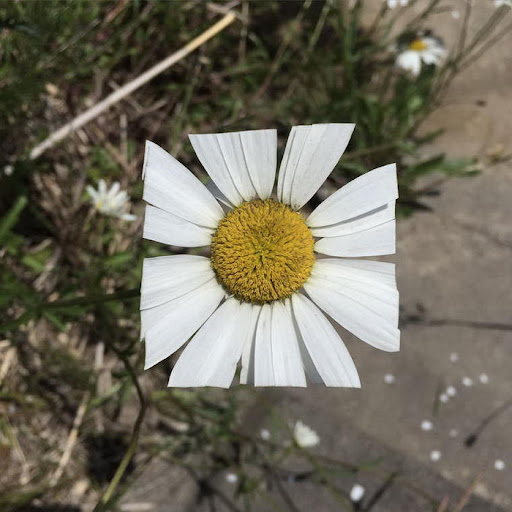
#> input picture img2.jpg, 512 x 512 px
$ python filter.py
#> lines starting #> are read from the running program, lines starting #| are printed output that depends on the picture
from PIL import Image
import numpy as np


def get_average_intensity(a, b, size):
    avg_intensity = np.sum(arr[a: a + size, b: b + size])
    return int(avg_intensity // 3 // (size * size))


def paint(gray, size):
    rows = width - size + 1
    columns = height - size + 1
    for a in range(0, rows, size):
        for b in range(0, columns, size):
            average_intensity = get_average_intensity(a, b, size)
            arr[a: a + size, b: b + size] = np.full(3, int(average_intensity // gray) * gray)
    return arr


def output_image(array):
    res = Image.fromarray(array)
    res.save('res.jpg')


input_size = int(input("Your image size:"))
#> the answer given: 100
input_gray = int(input("Your gray effect value:"))
#> the answer given: 3
img = Image.open("img2.jpg")
#> img is the input picture: PIL image 512x512 RGB; mean R, G, B 112.6, 107.8, 92.9
arr = np.array(img)
width = len(arr)
#> width = 512
height = len(arr[1])
#> height = 512
arr = paint(input_gray, input_size)
#> in paint, `rows = width - size + 1`: rows = 413
#> the loop in paint, `for a in range(0, rows, size):` made 5 passes
#> after the loop in paint, `for a in range(0, rows, size):`:
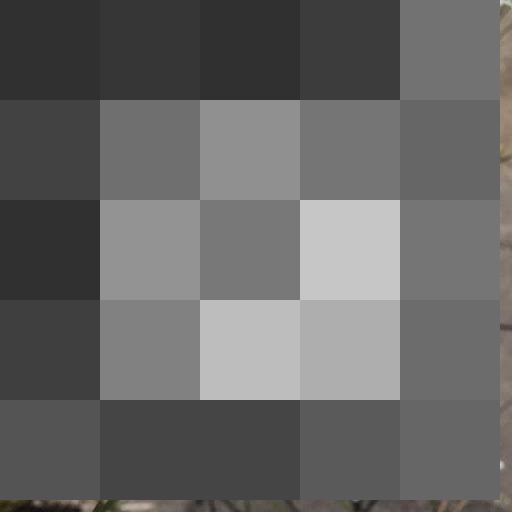
#> arr: shape (512, 512, 3); mean R, G, B 103.1, 102.7, 102.3
output_image(arr)
